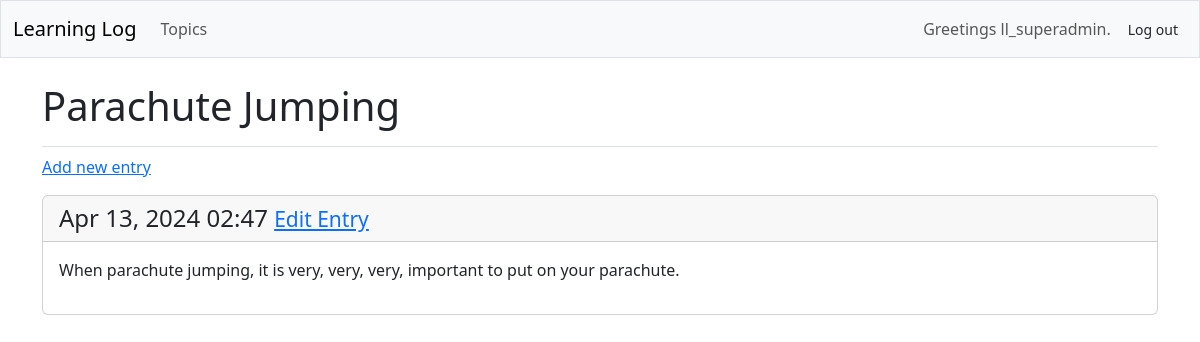
Screenshot of /topics/3/ (signed in) with the database file from the repository.
### learning_logs/models.py (models this page shows, shortened)
class Topic( models.Model ):
    text       = models.CharField( max_length=200 )
    date_added = models.DateTimeField( auto_now_add=True )
    owner      = models.ForeignKey( User, on_delete=models.CASCADE )

class Entry( models.Model ):
    topic      = models.ForeignKey( Topic, on_delete=models.CASCADE )
    text       = models.TextField()
    date_added = models.DateTimeField( auto_now_add=True )
    class Meta:
        verbose_name_plural = 'entries'

### learning_logs/views.py (the view)
# urls.py: path( 'topics/<int:topic_id>/', views.topic, name='topic' ),
@login_required
def topic( request, topic_id ):
    topic   = Topic.objects.get( id=topic_id )
    if topic.owner != request.user:
        raise Http404
    entries = topic.entry_set.order_by( '-date_added' )    #  Sort by 'reverse' date
    context = {'topic': topic, 'entries': entries }
    return render( request, 'learning_logs/topic.html', context )

### learning_logs/templates/learning_logs/topic.html
{% extends 'learning_logs/base.html' %}
{% block page_header %}
  <h1>{{ topic.text }}</h1>
{% endblock page_header %}
{% block content %}
<p>
  <a href="{% url 'learning_logs:new_entry' topic.id %}">Add new entry</a>
</p>
    {% for entry in entries %}
      <div class="card mb-3">
        <h4 class="card-header">
          {{ entry.date_added|date:'M d, Y H:i' }}
          <small><a href="{% url 'learning_logs:edit_entry' entry.id %}">
                  Edit Entry</a></small>
        </h4>
        <div class="card-body">{{ entry.text|linebreaks }}</div>
      </div>
    {% empty %}
      <li>There are no entries for this topic yet.</li>
    {% endfor %}
{% endblock content %}

### learning_logs/templates/learning_logs/base.html (shortened to what this page needs)
<!DOCTYPE html>
<html lang="en">
<head>
    {% load django_bootstrap5 %}
    {% bootstrap_css %}
</head>
<body>
    <nav class="navbar navbar-expand-md navbar-light bg-light mb-4 border">
        <div class="container-fluid">
            <a class="navbar-brand" href="{% url 'learning_logs:index' %}">
                Learning Log</a>
            <div class="collapse navbar-collapse" id="navbarCollapse">
                <ul class="navbar-nav me-auto mb-2 mb-md-0">
                    <li class="nav-item">
                        <a class="nav-link" href="{% url 'learning_logs:topics' %}">
                            Topics</a>
                    </li>
                </ul>
                <ul class="navbar-nav ms-auto mb-2 mb-md-0">
                    {% if user.is_authenticated %}
                      <li class="nav-item">
                        <span class="navbar-text me-2">Greetings {{ user.username }}.</span>
                      </li>
                    {% endif %}
                </ul>
                {% if user.is_authenticated %}
                  <form action="{% url 'accounts:logout' %}" method='post'>
                    <button name="submit" class='btn btn-otline-secondary btn-sm'>
                        Log out</button>
                  </form>
                {% endif %}
            </div>
        </div>
    </nav>
    <main class="container">
        <div class="pb-2 mb-2 border-bottom">
            {% block page_header %}{% endblock page_header %}
        </div>
        <div>
            {% block content %}{% endblock content %}
        </div>
    </main>
</body>
</html>

### rows the page displays
Topic: text "Parachute Jumping"
Entry: date_added "Apr 13, 2024 02:47", text "When parachute jumping, it is very, very, very, important to put on your parachute."

### other values shown
{{ user.username }} "ll_superadmin"
